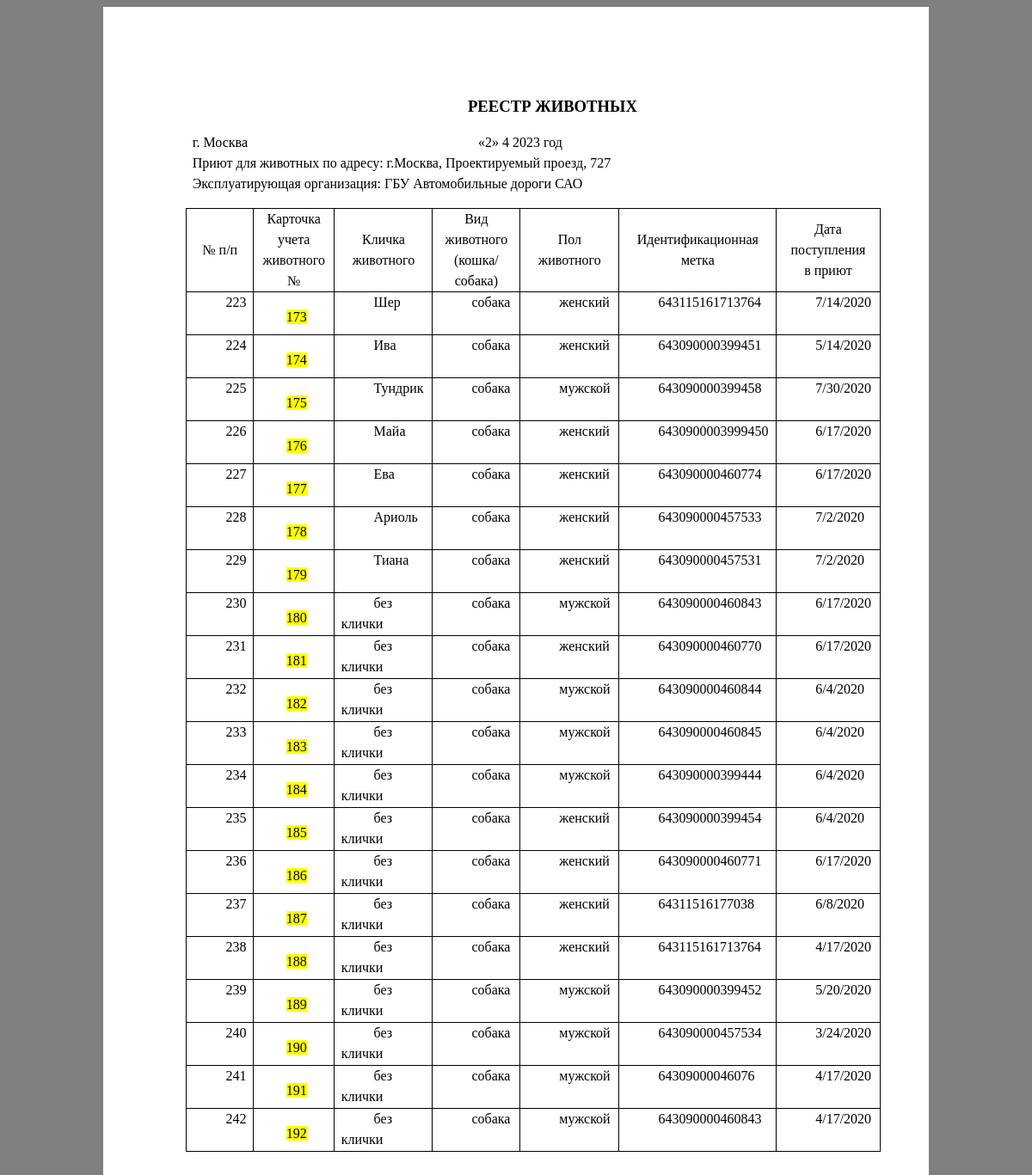
/pril4_for_proek727.php, run on the app's committed database.
### pril4_for_proek727.php (the view, shortened to what this page needs)
<html>
<?php
require_once('ConnectDB.php');
$sql = "SELECT * FROM `TABLE 1` WHERE `адрес приюта` LIKE '%727%' ";
$result = mysqli_query($connect, $sql);
?>
<head>
</head>
<body style="background-color:gray;">
	<div class="c24" style="width:800; height:1331; background-color:white;   margin: auto;">
		<p class="c22"><span class="c23">РЕЕСТР ЖИВОТНЫХ</span></p>
		<p class="c16" id="h.gjdgxs"><span class="c9"></span></p>
		<p class="c10"><span class="c3">г. Москва
		<?php
		$today = getdate();
		echo "«",$today['mday'],"»        ",$today['mon'],"       ",$today['year'],"  год";?></span></p>
		<p class="c10"><span class="c3"><?php
		echo	"Приют для животных по адресу: г.Москва, Проектируемый проезд, 727" ?></span></p>
		<p class="c10"><span class="c3"><?php
		echo "Эксплуатирующая организация: ГБУ Автомобильные дороги САО" ?></span></p>
		<p class="c0"><span class="c3"></span></p><a id="t.43100d12c1eff6a5d3b3e8719d279bee0baf432d"></a><a id="t.0"></a>
		<table class="c5">
			<tbody>
				<tr class="c21">
					<td class="c15" colspan="1" rowspan="1">
						<p class="c14"><span class="c3">№ п/п</span></p>
					</td>
					<td class="c18" colspan="1" rowspan="1">
						<p class="c14"><span>Карточка учета животного №</span></p>
					</td>
					<td class="c20" colspan="1" rowspan="1">
						<p class="c14"><span class="c3">Кличка животного</span></p>
					</td>
					<td class="c17" colspan="1" rowspan="1">
						<p class="c14"><span class="c3">Вид животного (кошка/собака)</span></p>
					</td>
					<td class="c20" colspan="1" rowspan="1">
						<p class="c14"><span class="c3">Пол животного</span></p>
					</td>
					<td class="c19" colspan="1" rowspan="1">
						<p class="c14"><span class="c3">Идентификационная метка</span></p>
					</td>
					<td class="c20" colspan="1" rowspan="1">
						<p class="c14"><span class="c3">Дата поступления</span></p>
						<p class="c14"><span class="c3">в приют</span></p>
					</td>
				</tr>
				<?php while($row = mysqli_fetch_assoc($result)) {?>
				<tr class="c12">
					<td class="c13" colspan="1" rowspan="1">
						<p class="c0"><span class="c3"><?php echo $row['п/п']; ?></span></p>
					</td>
					<td class="c1" colspan="1" rowspan="1">
						<p class="c0"><span class="c3 c11"><?php echo $row['карточка учета животного №']; ?></span><p>
					</td>
					<td class="c8" colspan="1" rowspan="1">
						<p class="c0"><span class="c3"><?php echo $row['кличка']; ?></span></p>
					</td>
					<td class="c4" colspan="1" rowspan="1">
						<p class="c0"><span class="c3"></span><?php echo $row['вид']; ?></p>
					</td>
					<td class="c8" colspan="1" rowspan="1">
						<p class="c0"><span class="c3"></span><?php echo $row['пол']; ?></p>
					</td>
					<td class="c8" height = 50pt colspan="1" rowspan="1">
						<p class="c0"><span class="c3"></span><?php echo $row['идентификационная метка']; ?></p>
					</td>
					<td class="c8" colspan="1" rowspan="1">
						<p class="c0"><span class="c3"></span><?php echo $row['дата поступления в приют']; ?></p>
					</td>
				<?php } ?>
			</tbody>
		</table>
		<p class="c25"><span class="c9"></span></p>
	</div>
</body>
</html>

### data on the page
table 1: value "223", value "173", кличка "Шер", вид "собака", пол "женский", идентификационная метка "643115161713764", дата поступления в приют "7/14/2020"
table 1: value "224", value "174", кличка "Ива", вид "собака", пол "женский", идентификационная метка "643090000399451", дата поступления в приют "5/14/2020"
table 1: value "225", value "175", кличка "Тундрик", вид "собака", пол "мужской", идентификационная метка "643090000399458", дата поступления в приют "7/30/2020"
table 1: value "226", value "176", кличка "Майа", вид "собака", пол "женский", идентификационная метка "6430900003999450", дата поступления в приют "6/17/2020"
table 1: value "227", value "177", кличка "Ева", вид "собака", пол "женский", идентификационная метка "643090000460774", дата поступления в приют "6/17/2020"
table 1: value "228", value "178", кличка "Ариоль", вид "собака", пол "женский", идентификационная метка "643090000457533", дата поступления в приют "7/2/2020"
table 1: value "229", value "179", кличка "Тиана", вид "собака", пол "женский", идентификационная метка "643090000457531", дата поступления в приют "7/2/2020"
table 1: value "230", value "180", кличка "без клички", вид "собака", пол "мужской", идентификационная метка "643090000460843", дата поступления в приют "6/17/2020"
table 1: value "231", value "181", кличка "без клички", вид "собака", пол "женский", идентификационная метка "643090000460770", дата поступления в приют "6/17/2020"
table 1: value "232", value "182", кличка "без клички", вид "собака", пол "мужской", идентификационная метка "643090000460844", дата поступления в приют "6/4/2020"
table 1: value "233", value "183", кличка "без клички", вид "собака", пол "мужской", идентификационная метка "643090000460845", дата поступления в приют "6/4/2020"
table 1: value "234", value "184", кличка "без клички", вид "собака", пол "мужской", идентификационная метка "643090000399444", дата поступления в приют "6/4/2020"
table 1: value "235", value "185", кличка "без клички", вид "собака", пол "женский", идентификационная метка "643090000399454", дата поступления в приют "6/4/2020"
table 1: value "236", value "186", кличка "без клички", вид "собака", пол "женский", идентификационная метка "643090000460771", дата поступления в приют "6/17/2020"
table 1: value "237", value "187", кличка "без клички", вид "собака", пол "женский", идентификационная метка "64311516177038", дата поступления в приют "6/8/2020"
table 1: value "238", value "188", кличка "без клички", вид "собака", пол "женский", идентификационная метка "643115161713764", дата поступления в приют "4/17/2020"
table 1: value "239", value "189", кличка "без клички", вид "собака", пол "мужской", идентификационная метка "643090000399452", дата поступления в приют "5/20/2020"
table 1: value "240", value "190", кличка "без клички", вид "собака", пол "мужской", идентификационная метка "643090000457534", дата поступления в приют "3/24/2020"
table 1: value "241", value "191", кличка "без клички", вид "собака", пол "мужской", идентификационная метка "64309000046076", дата поступления в приют "4/17/2020"
table 1: value "242", value "192", кличка "без клички", вид "собака", пол "мужской", идентификационная метка "643090000460843", дата поступления в приют "4/17/2020"

### other printed values
$today['mday'] "2"
$today['mon'] "4"
$today['year'] "2023"
